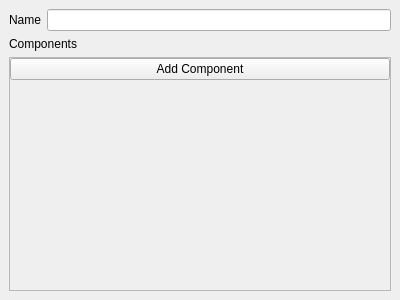
<?xml version="1.0" encoding="UTF-8"?>
<ui version="4.0">
 <class>EntityWindow</class>
 <widget class="QDockWidget" name="EntityWindow">
  <property name="geometry">
   <rect>
    <x>0</x>
    <y>0</y>
    <width>400</width>
    <height>300</height>
   </rect>
  </property>
  <property name="windowTitle">
   <string>Entity</string>
  </property>
  <widget class="QWidget" name="dockWidgetScene">
   <layout class="QVBoxLayout" name="verticalLayout">
    <item>
     <layout class="QVBoxLayout" name="VerticalLayout">
      <item>
       <layout class="QHBoxLayout" name="horizontalLayout">
        <item>
         <widget class="QLabel" name="label">
          <property name="text">
           <string>Name</string>
          </property>
         </widget>
        </item>
        <item>
         <widget class="QLineEdit" name="lineEdit"/>
        </item>
       </layout>
      </item>
      <item>
       <widget class="QLabel" name="label_2">
        <property name="text">
         <string>Components</string>
        </property>
       </widget>
      </item>
      <item>
       <widget class="QScrollArea" name="ScrollArea">
        <property name="widgetResizable">
         <bool>true</bool>
        </property>
        <widget class="QWidget" name="scrollAreaWidgetContents">
         <property name="geometry">
          <rect>
           <x>0</x>
           <y>0</y>
           <width>378</width>
           <height>202</height>
          </rect>
         </property>
         <layout class="QVBoxLayout" name="verticalLayout_2">
          <property name="leftMargin">
           <number>0</number>
          </property>
          <property name="topMargin">
           <number>0</number>
          </property>
          <property name="rightMargin">
           <number>0</number>
          </property>
          <property name="bottomMargin">
           <number>0</number>
          </property>
          <item>
           <layout class="QVBoxLayout" name="verticalLayout_3">
            <item>
             <widget class="QPushButton" name="addComponentButton">
              <property name="text">
               <string>Add Component</string>
              </property>
             </widget>
            </item>
            <item>
             <spacer name="verticalSpacer">
              <property name="orientation">
               <enum>Qt::Vertical</enum>
              </property>
              <property name="sizeHint" stdset="0">
               <size>
                <width>20</width>
                <height>40</height>
               </size>
              </property>
             </spacer>
            </item>
           </layout>
          </item>
         </layout>
        </widget>
       </widget>
      </item>
     </layout>
    </item>
   </layout>
  </widget>
 </widget>
 <resources/>
 <connections/>
</ui>
